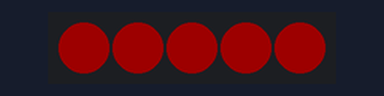
Bench run of a sketch on a simulated Arduino Uno, built with avr-gcc and run on an emulated ATmega328P. On the bench: 5 RGB LEDs in strip order, left to right. Dim RGB values are drawn brighter than linear.

Above: at 0.45 s.
At 13.07 s:
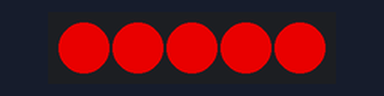
At 19.7 s:
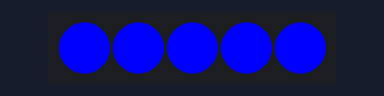
At 39.02 s:
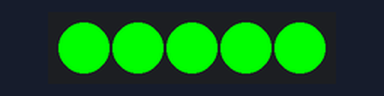
Timing chart, 0 to 40.0 s (numbered marks = the images above):
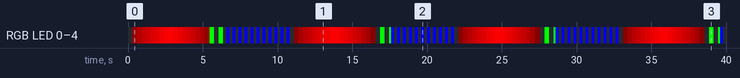

Measured:
- by itself, RGB LED 0–4: off → RGB(29, 0, 0) at 0.30 s, → RGB(58, 0, 0) 0.30 s later, → RGB(87, 0, 0) 0.30 s later, → RGB(116, 0, 0) 0.30 s later, … (155 changes in this stretch)

The sketch:

RGBfunction.ino
```cpp
//example of how to write Arduino functions()
#include <Adafruit_NeoPixel.h>   //include library

#define PIN            6  // Which pin on the Arduino is connected to the NeoPixels?
#define NUMPIXELS      5  // How many NeoPixels are attached to the Arduino?

// When we setup the NeoPixel library object, we tell it how many pixels, and which pin to use to send signals.
Adafruit_NeoPixel pixels = Adafruit_NeoPixel(NUMPIXELS, PIN, NEO_GRB + NEO_KHZ800);

void setup()  {           //set pins as outputs
  pixels.begin();                             // This initializes the NeoPixel library.
}

void loop() {             //main loop
  redFade();              //call function
  greenFlash();           //call function
  trueBlue();             //call function
}                         //end main loop

void redFade() {
  for (int level = 0; level <= 255; level++) {
    pixels.setPixelColor(0, level, 0, 0);
    pixels.setPixelColor(1, level, 0, 0);
    pixels.setPixelColor(2, level, 0, 0);
    pixels.setPixelColor(3, level, 0, 0);
    pixels.setPixelColor(4, level, 0, 0);
    pixels.show();
    delay(10);
  }
  for (int level = 0; level <= 255; level++) {
    pixels.setPixelColor(0, 255-level, 0, 0);
    pixels.setPixelColor(1, 255-level, 0, 0);
    pixels.setPixelColor(2, 255-level, 0, 0);
    pixels.setPixelColor(3, 255-level, 0, 0);
    pixels.setPixelColor(4, 255-level, 0, 0);
    pixels.show();
    delay(10);
  }
}                                              //function ends here, return where main code left off

void greenFlash() {
   for (int times = 0; times <= 30; times++) {
    pixels.setPixelColor(0, 0, 255, 0);
    pixels.setPixelColor(1, 0, 255, 0);
    pixels.setPixelColor(2, 0, 255, 0);
    pixels.setPixelColor(3, 0, 255, 0);
    pixels.setPixelColor(4, 0, 255, 0);
    pixels.show();
    delay(20);
    pixels.setPixelColor(0, 0, 0, 0);
    pixels.setPixelColor(1, 0, 0, 0);
    pixels.setPixelColor(2, 0, 0, 0);
    pixels.setPixelColor(3, 0, 0, 0);
    pixels.setPixelColor(4, 0, 0, 0);
    pixels.show();
    delay(20);
   }
}

void trueBlue() {
  for (int times = 0; times <= 10; times++) {
    pixels.setPixelColor(0, 0, 0, 255);
    pixels.setPixelColor(1, 0, 0, 255);
    pixels.setPixelColor(2, 0, 0, 255);
    pixels.setPixelColor(3, 0, 0, 255);
    pixels.setPixelColor(4, 0, 0, 255);
    pixels.show();
    delay(200);
    pixels.setPixelColor(0, 0, 0, 0);
    pixels.setPixelColor(1, 0, 0, 0);
    pixels.setPixelColor(2, 0, 0, 0);
    pixels.setPixelColor(3, 0, 0, 0);
    pixels.setPixelColor(4, 0, 0, 0);
    pixels.show();
    delay(200);
   }
}
```
